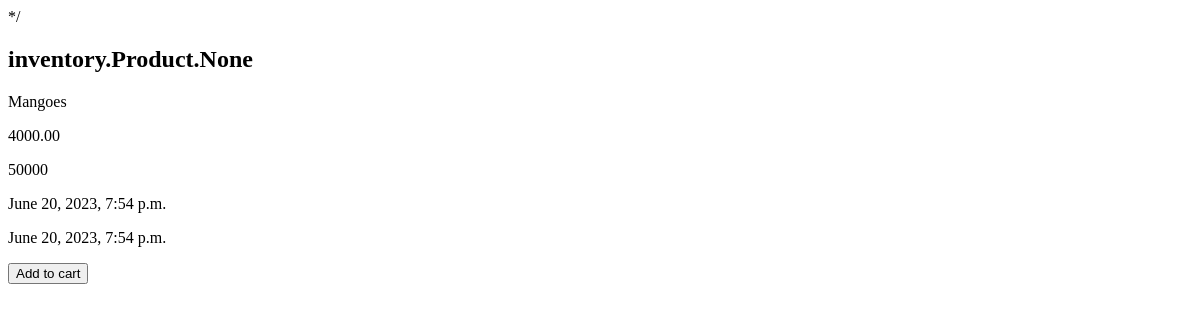
The page /cart/carts/1/ on the database as committed earlier.
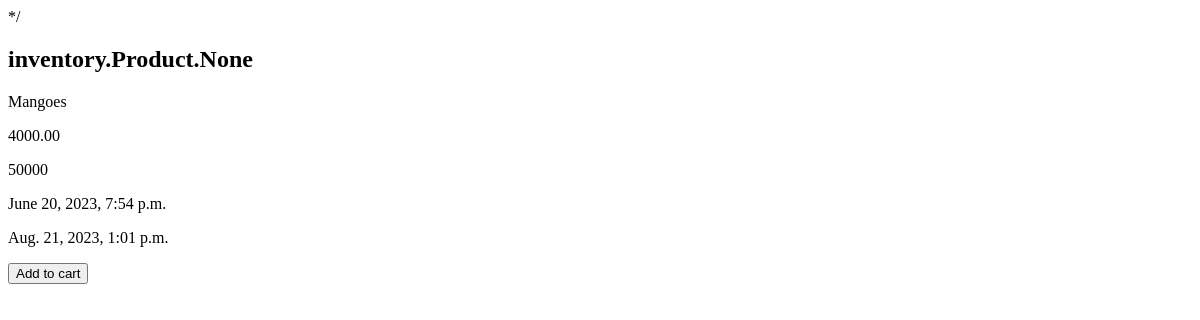
The same page on the database as committed later.
### cart/models.py (models this page shows, shortened)
class Cart(models.Model):
    products =models.ManyToManyField(Product)
    name=models.CharField(max_length=32)
    price=models.DecimalField(max_digits=8,decimal_places=2)
    total_amount=models.PositiveBigIntegerField()
    date_created=models.DateTimeField(auto_now_add=True)
    date_updated=models.DateTimeField(auto_now=True)

### cart/views.py (the view)
# urls.py: path("carts/<int:id>/", cart_detail, name="cart_detail"),
def cart_detail(request , id):
    cart = Cart.objects.get(id=id)
    return render(request , 'cart/cart_detail.html',{'cart':cart})

### templates/cart/cart_detail.html (shortened to what this page needs)
<!DOCTYPE html>
<html lang="en">
<head>
</head>
<body>
    <h2>{{cart.products}}</h2>
    <p>{{cart.name}}</p>
    <span>{{cart.price}}</span>
    <p>{{cart.total_amount}}</p>
    <p>{{cart.date_created}}</p>
    <p>{{cart.date_updated}}</p>
    <button>Add to cart</button>
</body>
</html>

Rows that differ between the two databases and show on the page:
changed Cart "inventory.Product.None": date_updated "June 20, 2023, 7:54 p.m." → "Aug. 21, 2023, 1:01 p.m."
